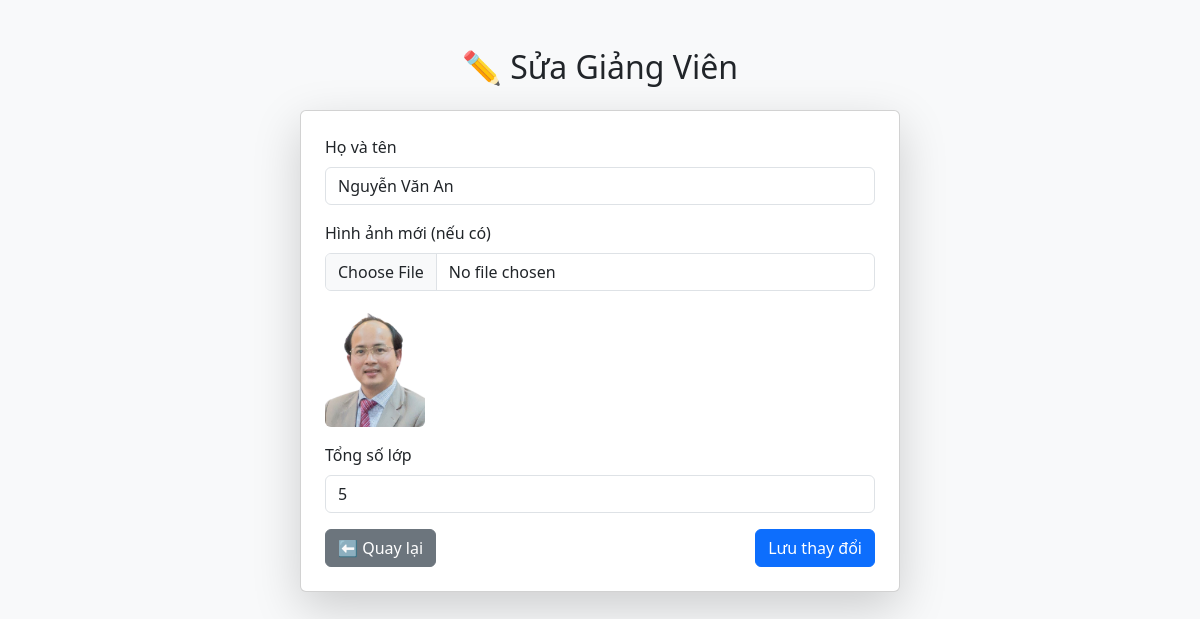
The app's page /edit.php?MaGV=6 with its own data.
### tables this page shows
CREATE TABLE `giangvien` (
  `MaGV` int(11) NOT NULL,
  `HoTen` varchar(100) NOT NULL,
  `HinhAnh` varchar(255) DEFAULT NULL,
  `TongSoLop` int(11) DEFAULT 0
);

### edit.php (the view, shortened to what this page needs)
<?php
include 'connect.php';
$MaGV = $_GET['MaGV'];
$row = $conn->query("SELECT * FROM GiangVien WHERE MaGV=$MaGV")->fetch_assoc();
?>
<!DOCTYPE html>
<html lang="vi">
<head>
    <link href="https://cdn.jsdelivr.net/npm/bootstrap@5.3.3/dist/css/bootstrap.min.css" rel="stylesheet">
</head>
<body class="bg-light">
<div class="container py-5">
    <h2 class="text-center mb-4">✏️ Sửa Giảng Viên</h2>
    <div class="card shadow-lg p-4 mx-auto" style="max-width: 600px;">
        <form method="POST" enctype="multipart/form-data">
            <div class="mb-3">
                <label class="form-label">Họ và tên</label>
                <input type="text" name="HoTen" class="form-control" value="<?= $row['HoTen'] ?>" required>
            </div>
            <div class="mb-3">
                <label class="form-label">Hình ảnh mới (nếu có)</label>
                <input type="file" name="HinhAnh" class="form-control">
                <?php if ($row['HinhAnh']) echo "<img src='{$row['HinhAnh']}' width='100' class='mt-2 rounded'>"; ?>
            </div>
            <div class="mb-3">
                <label class="form-label">Tổng số lớp</label>
                <input type="number" name="TongSoLop" class="form-control" value="<?= $row['TongSoLop'] ?>">
            </div>
            <div class="d-flex justify-content-between">
                <a href="index.php" class="btn btn-secondary">⬅ Quay lại</a>
                <button type="submit" name="update" class="btn btn-primary">Lưu thay đổi</button>
            </div>
        </form>
    </div>
</div>
</body>
</html>

### records on screen
giangvien: HoTen "Nguyễn Văn An", HinhAnh (picture), TongSoLop "5"
